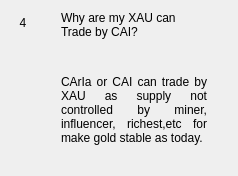
                  <widget class="QWidget" name="widgetFaq4" native="true">
                   <layout class="QHBoxLayout" name="horizontalPage_4" stretch="0,1">
                    <item alignment="Qt::AlignTop">
                     <widget class="QLabel" name="labelNumber4">
                      <property name="minimumSize">
                       <size>
                        <width>24</width>
                        <height>24</height>
                       </size>
                      </property>
                      <property name="maximumSize">
                       <size>
                        <width>16777215</width>
                        <height>24</height>
                       </size>
                      </property>
                      <property name="text">
                       <string>4</string>
                      </property>
                      <property name="alignment">
                       <set>Qt::AlignCenter</set>
                      </property>
                     </widget>
                    </item>
                    <item>
                     <layout class="QVBoxLayout" name="verticalLayoutPage_4">
                      <property name="leftMargin">
                       <number>20</number>
                      </property>
                      <property name="rightMargin">
                       <number>20</number>
                      </property>
                      <item>
                       <widget class="QLabel" name="labelSubtitle4">
                        <property name="text">
                         <string>Why are my XAU can Trade by CAI?</string>
                        </property>
                        <property name="wordWrap">
                         <bool>true</bool>
                        </property>
                       </widget>
                      </item>
                      <item>
                       <spacer name="verticalSpacer_40">
                        <property name="orientation">
                         <enum>Qt::Vertical</enum>
                        </property>
                        <property name="sizeType">
                         <enum>QSizePolicy::Fixed</enum>
                        </property>
                        <property name="sizeHint" stdset="0">
                         <size>
                          <width>20</width>
                          <height>30</height>
                         </size>
                        </property>
                       </spacer>
                      </item>
                      <item>
                       <widget class="QLabel" name="labelContent4">
                        <property name="text">
                         <string>
                           &lt;html&gt;&lt;head/&gt;&lt;body&gt;&lt;p align=&quot;justify&quot;&gt;
                           CArIa or CAI can trade by XAU as supply not controlled
                           by miner, influencer, richest,etc for make gold stable as today.
                           &lt;/p&gt;&lt;/body&gt;&lt;/html&gt;
                         </string>
                        </property>
                        <property name="alignment">
                         <set>Qt::AlignLeading|Qt::AlignLeft|Qt::AlignTop</set>
                        </property>
                        <property name="wordWrap">
                         <bool>true</bool>
                        </property>
                       </widget>
                      </item>
                      <item>
                       <spacer name="verticalSpacer_41">
                        <property name="orientation">
                         <enum>Qt::Vertical</enum>
                        </property>
                        <property name="sizeHint" stdset="0">
                         <size>
                          <width>20</width>
                          <height>20</height>
                         </size>
                        </property>
                       </spacer>
                      </item>
                     </layout>
                    </item>
                   </layout>
                  </widget>
